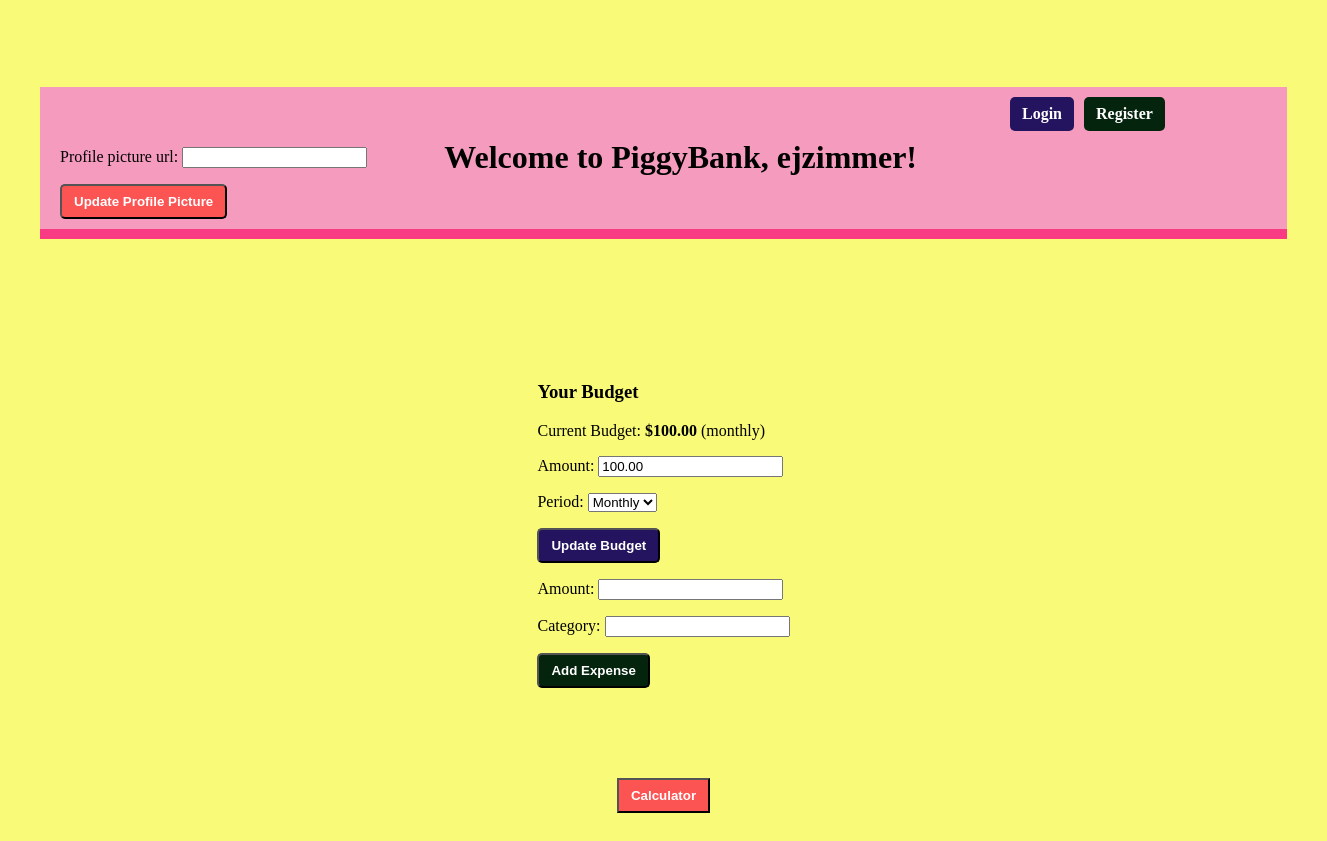
Before: /budget_app/budget/ (signed in) with the older database file.
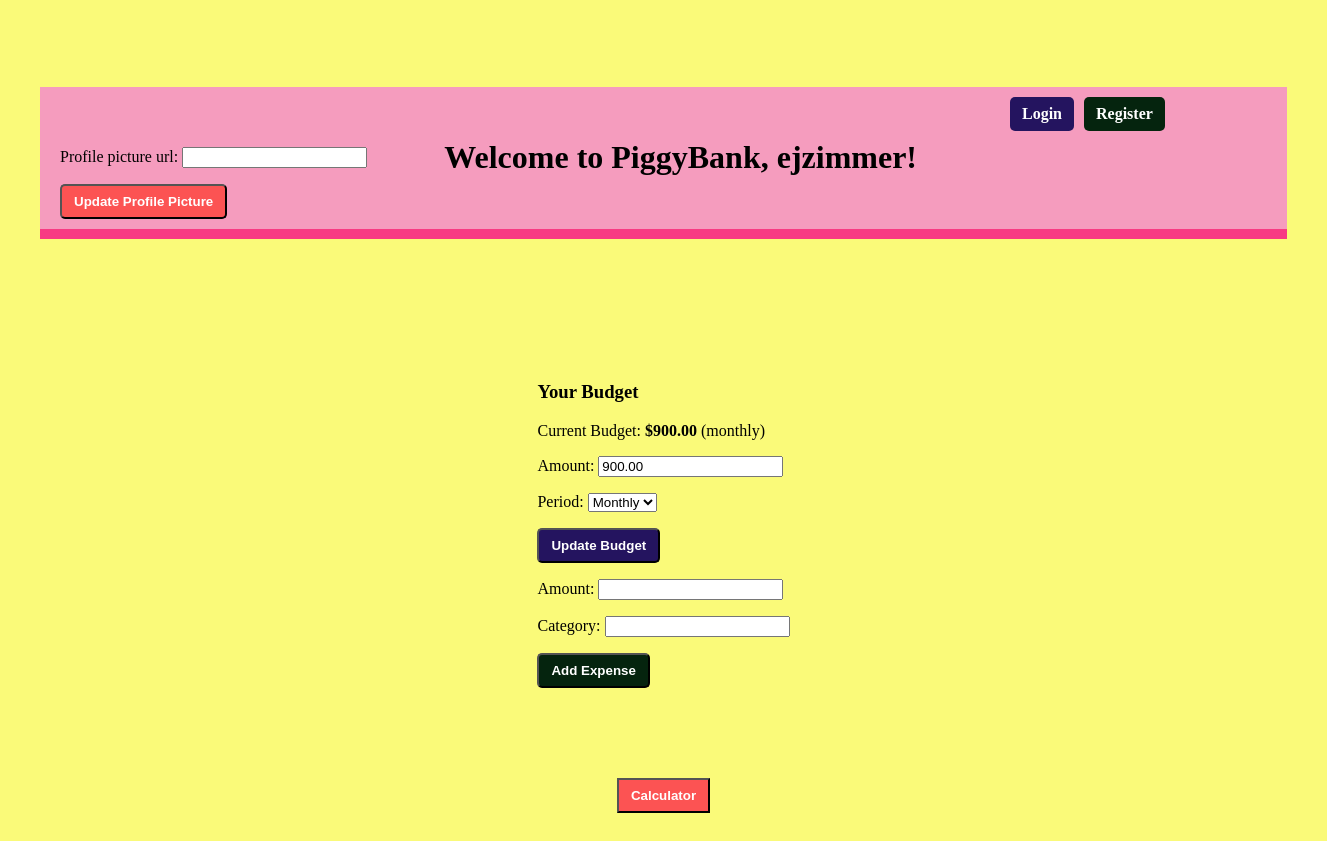
After: the same page with the newer database file.
### budget_app/models.py (models this page shows, shortened)
class Budget(models.Model):
    user = models.OneToOneField(User, on_delete=models.CASCADE)
    amount = models.DecimalField(max_digits=10, decimal_places=2, null=True, blank=True)
    period = models.CharField(max_length=50, choices=[('weekly', 'Weekly'), ('monthly', 'Monthly'), ('yearly', 'Yearly')])
    profile_picture_url = models.URLField(blank=True, null=True)

### budget_app/views.py (the view)
# urls.py: path('budget/', budget_view, name='home'),
@login_required(login_url='login') #requires users to be logged in to use the app
def budget_view(request): #Creates the budget, expenses, and the profile pic
    budget, created = Budget.objects.get_or_create(user=request.user, defaults={'amount': 0.00})
    form = BudgetForm(instance=budget)
    expense_form = ExpenseForm()
    profile_form = ProfilePictureForm(instance=budget)
    if request.method == 'POST':
        if 'update_budget' in request.POST:
            form = BudgetForm(request.POST, instance=budget)
            if form.is_valid():
                form.save()
            else:
                 messages.error(request, "Failed to update budget.") #error handling
            return redirect('home')
        elif 'add_expense' in request.POST:
            expense_form = ExpenseForm(request.POST)
            if expense_form.is_valid():
                expense = expense_form.save(commit=False)
                expense.budget = budget
                expense.save()
                budget.amount -= expense.amount #subtracts the expense from the budget
                budget.save()
            else:
                messages.error(request, "Failed to add expense.") #error handling
            return redirect('home')
        elif 'update_profile_pic' in request.POST:
            profile_form = ProfilePictureForm(request.POST, instance=budget)
            if profile_form.is_valid():
                profile_form.save()
            else:
                messages.error(request, "Failed to update profile picture.") #error handling
            return redirect('home')
    else:
        form = BudgetForm(instance=budget)
        expense_form = ExpenseForm()
        profile_form = ProfilePictureForm(instance=budget)
    expenses = Expense.objects.filter(budget=budget)
    return render(request, 'budget_app/home.html', {
        'expense_form': expense_form,
        'expenses': expenses,
        'form': form,
        'budget': budget,
        'profile_form': profile_form
    })

### budget_app/forms.py
class ExpenseForm(forms.ModelForm):
    class Meta:
        model = Expense
        fields = ['amount', 'category']

class BudgetForm(forms.ModelForm):
    class Meta:
        model = Budget
        fields = ['amount', 'period']

### budget_app/templates/budget_app/home.html (shortened to what this page needs)
{% load static %}
<!DOCTYPE html>
<html lang="en">
<head>
<link rel="stylesheet" href="{% static 'budget_app/css/budget.css' %}">
</head>
<body class="background">
    <div class="header">
      <div class="bar">
        <div class="prof">
          <div class="button-pos">
            <a href="{% url 'login' %}" class="button1">Login</a>
            <a href="{% url 'register' %}" class="button2">Register</a>
          </div>
          <form method="POST">
            {{ profile_form.as_p }}
            <button type="submit" name="update_profile_pic" class="calc-button">Update Profile Picture</button>
          </form>
        </div>
        <h1 class="welcome">Welcome to PiggyBank, {{ user.username }}!</h1>
      </div>
    </div>
    <div class="pos">
        <h3>Your Budget</h3>
        <p>Current Budget: <strong>${{ budget.amount }}</strong> ({{ budget.period }})</p>
        <form method="POST" action="{% url 'home' %}">
        {{ form.as_p }}
        <button type="submit" name="update_budget" class="button1">Update Budget</button>
        </form>
        <form method="POST" action="{% url 'home' %}">
        {{ expense_form.as_p }}
        <button type="submit" name="add_expense" class="button2">Add Expense</button>
        </form>
    </div>
    <div>
        <button onclick="toggleCalculator()" style="background-color: #fc5353; color: white; padding: 8px 12px; font-weight: bold;">Calculator</button>
    </div>
</body>
</html>

Changed rows visible on the page:
changed Budget "monthly": amount "100.00" → "900.00"
